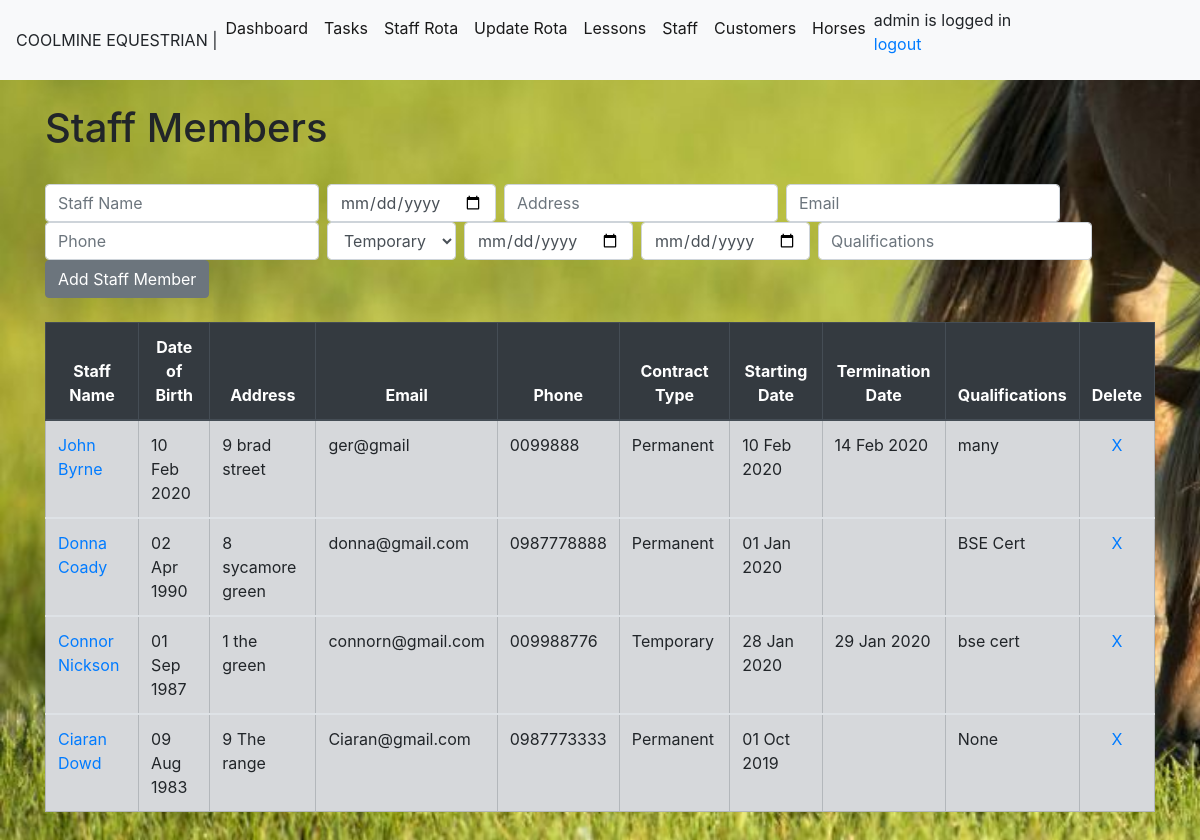
/staff (signed in), run on an earlier commit of the app's database.
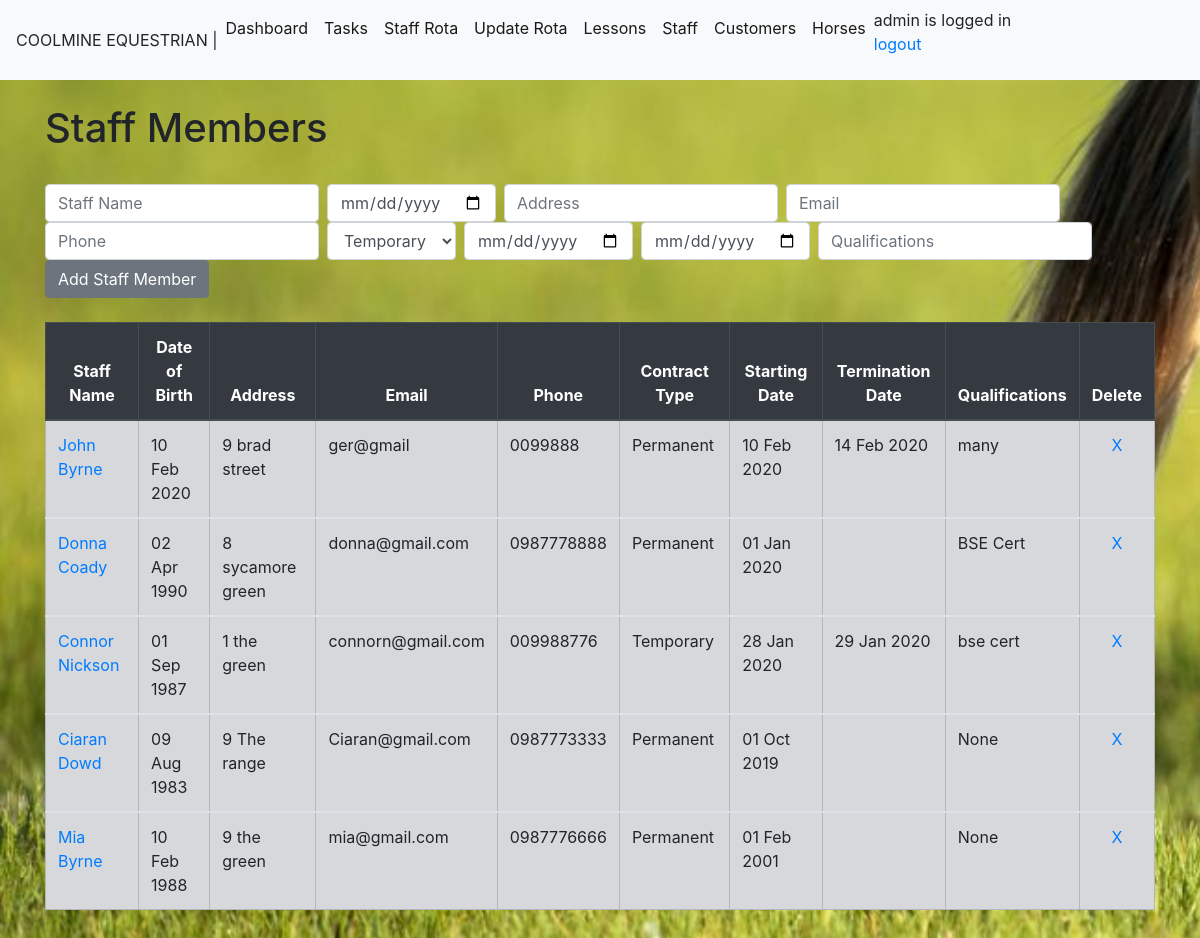
And on a later commit of the database.
### module_task/models.py (models this page shows, shortened)
class StaffList(models.Model):
    staffname= models.CharField(max_length=50)
    staffdob=models.DateField(blank=True, null=True)
    staffaddress= models.CharField(max_length=200,blank=True, null=True)
    staffemail= models.EmailField(blank=True, null=True)
    staffphone=models.CharField(max_length=30,blank=True, null=True)
    staffcontract = models.CharField(null=True,max_length=20)
    startdate=models.DateField(blank=True, null=True)
    termindate =models.DateField(blank=True, null=True)
    staffqual =models.CharField(max_length=250, blank=True,null=True)

### module_task/views.py (the view)
# urls.py: path('staff',views.staff, name='staff'),
@login_required
@user_passes_test(lambda u: u.groups.filter(name='staffgroup').count() == 0, login_url='/accounts/login/')
def staff(request):
    if request.method == 'POST':
        form = StaffListForm(request.POST or None)
        form.save()
        all_staff = StaffList.objects.all
        messages.success(request, ('Staff member has been successfully added!'))
        return render(request,'staff.html',{'all_staff': all_staff})
    else:
         all_staff = StaffList.objects.all
         return render(request,'staff.html',{'all_staff': all_staff})

### module_task/templates/staff.html (shortened to what this page needs)
{%extends 'base.html'%}
{% block content %}
<h1> Staff Members</h1>
<form class="form-inline my-2 my-lg-0" method="POST">{% csrf_token %}
  <input class="form-control mr-sm-2" type="add" placeholder="Staff Name" aria-label="Add" name="staffname">
  <input class="form-control mr-sm-2" type="date" placeholder="Date of Birth" name="staffdob">
  <input class="form-control mr-sm-2" type="add" placeholder="Address" aria-label="Add" name="staffaddress">
  <input class="form-control mr-sm-2" type="add" placeholder="Email" aria-label="Add" name="staffemail">
  <input class="form-control mr-sm-2" type="add" placeholder="Phone" aria-label="Add" name="staffphone">
  <select class="form-control mr-sm-2"  placeholder="Contract Type"  name="staffcontract"> <option value="Temporary">Temporary</option>
  <option value="Permanent">Permanent</option> </select>
  <input class="form-control mr-sm-2" type="date" placeholder="Start Date" name="startdate">
  <input class="form-control mr-sm-2" type="date" placeholder="Termination Date" name="termindate">
  <input class="form-control mr-sm-2" type="add" placeholder="Qualifications" aria-label="Add" name="staffqual">
  <button class="btn btn-secondary my-2 my-sm-0" type="submit">Add Staff Member</button>
</form>
{% if all_staff %}
  <table class="table table-bordered">
    <thead class="thead-dark">
      <tr>
        <th scope="col">Staff Name</th>
        <th scope="col">Date of Birth</th>
        <th scope="col">Address</th>
        <th scope="col">Email</th>
        <th scope="col">Phone</th>
        <th scope="col">Contract Type</th>
        <th scope="col">Starting Date</th>
        <th scope="col">Termination Date</th>
        <th scope="col">Qualifications</th>
        <th scope="col">Delete</th>
      </tr>
    </thead>
 {% for staff in all_staff %}
    <tbody>
          <tr class="table-secondary">
            <td> <a href="{% url 'editstaff' staff.id %}">{{staff.staffname}}</a> </td>
            <td> {{staff.staffdob|date:"d M Y"}} </td>
            <td> {{staff.staffaddress}} </td>
            <td> {{staff.staffemail}} </td>
            <td> {{staff.staffphone}} </td>
            <td> {{staff.staffcontract}} </td>
            <td> {{staff.startdate|date:"d M Y"}} </td>
            <td> {{staff.termindate|date:"d M Y"}} </td>
            <td> {{staff.staffqual}} </td>
            <td><center> <a href="{% url 'deletestaff' staff.id %}">X</a></center> </td>
          </tr>
    </tbody>
 {% endfor %}
  </table>
{% endif %}
<body>
{% endblock %}

What changed in the data, as far as the page shows it:
added StaffList: staffname "Mia Byrne", staffdob "10 Feb 1988", staffaddress "9 the green", staffemail "mia@gmail.com", staffphone "0987776666", staffcontract "Permanent", startdate "01 Feb 2001", staffqual "None"
